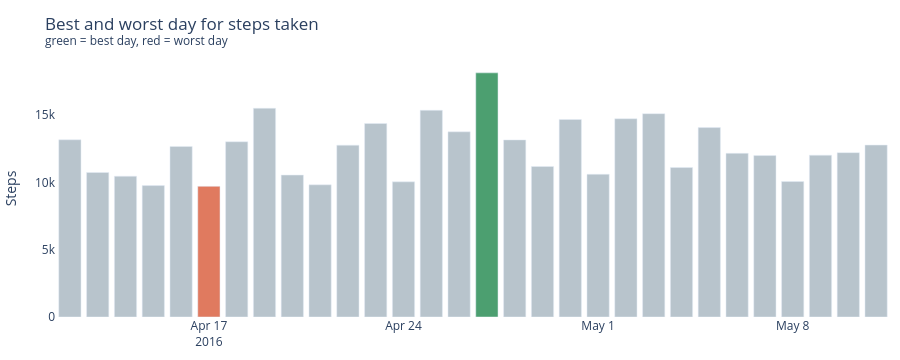

The notebook cell saved with this chart:
### Markdown cell above
### Best and Worst Day

### Code cell
display(bi.best_worst_days(df))
bi.best_worst_chart(df, "steps").show()
